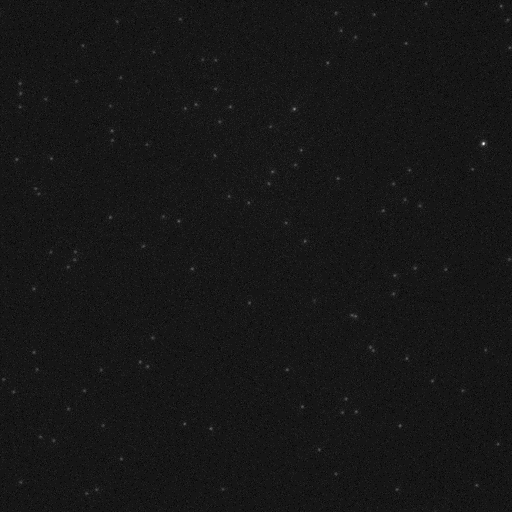
#> input picture Sample Data/1A.tif, 512 x 512 px
$ jupyter execute --allow-errors Example.ipynb
#> lines starting #> are read from the running program, lines starting #| are printed output that depends on the picture; after the words box and inside, x2 and y2 are one past the last pixel; in counts of white or black regions, pixels touching at a corner belong together
[cell 1]
import numpy as np
import pandas as pd
import matplotlib.pyplot as plt

from skimage.filters import gaussian

from skimage.morphology import skeletonize

from skimage.exposure import rescale_intensity

from skimage.measure import label, regionprops, find_contours

### Helper Functions

[cell 2]
def dist(x1, y1, x2, y2):
    """Return the euclidean distance."""
    return np.sqrt((x1-x2)**2+(y1-y2)**2)

def contour_length(data):
    """Calculate the sum of the contour length."""
    val = 0
    for i in range(len(data)):
        if i != len(data) - 1:
            val += dist(data[i, 0], data[i, 1], data[i+1, 0], data[i+1, 1])
    return (val/2) # 1 pixel = 0.17 um

def pad_image(image):
    """Pad the image to avoid issue in skeletonizing."""
    padded = np.zeros(shape=(image.shape[0]+2, image.shape[1]+2), dtype = np.uint16)
    padded[1:image.shape[0]+1, 1:image.shape[1]+1] = image
    return padded

def check_branch(image, x, y):
    """Check if a pixel is the branching point."""
    VAL = 0
    for i in (x-1, x, x+1):
        for j in (y-1, y, y+1):
            if (i == x) and (j == y):
                continue
            else:
                VAL += image[i, j]
    if VAL > 2:
        return True
    else:
        return False

def checker(tube):
    """Check if a tube is branched."""
    # blur the padded image to denoise
    blurred = gaussian(pad_image(tube.image))
    # skeletonize the tube
    candidate = skeletonize(blurred > blurred.mean())
    # travel along the tube and check if branched
    x, y = candidate.shape
    for i in range(1, x-1):
        for j in range(1, y-1):
            if candidate[i, j] and check_branch(candidate, i, j):
                return True
    return False

[cell 3]
def seed_identification(img):
    """
    Identify the seeds in the image.

    Parameters:
        img (np.array): image of the seed.

    Returns:
        seed_list (list): a list of the seed objects.
    """
    # Create binary mask
    binary = img > (img.mean() + 2 * img.std())
    # Identify connected blobs
    label_im = label(binary)
    seed_list = regionprops(label_im)
    # Remove small blobs
    seed_list = [i for i in seed_list if i.area > 5]
    return seed_list

def seeded_tube_identification(img, seeds):
    """
    Identify the tubes in the image. Note that branched structures are removed.

    Parameters:
        img (np.array): image of the tube.

        seeds (list): list of the seeds.

    Returns:
        seeded_tubes (list): a list of the seeded tube objects.

        unseeded_tubes (list): a list of the unseeded tube objects.
    """
    # Create binary mask
    binary = img > (img.mean() + 2 * img.std())
    # Identify connected blobs
    label_im = label(binary)
    tube_list = regionprops(label_im)
    # Remove small and branched structures
    tube_list = [i for i in tube_list if i.area > 10 and checker(i) == False]
    seeded_tubes, unseeded_tubes = [], []
    # Create seed location map
    seed_map = np.zeros_like(binary)
    for seed in seeds:
        minr, minc, maxr, maxc = seed.bbox
        seed_map[minr:maxr,minc:maxc] = 1
    # Identify which tubes contains seeds
    for tube in tube_list:
        minr, minc, maxr, maxc = tube.bbox
        if np.sum(seed_map[minr:maxr, minc:maxc]) > 0:
            seeded_tubes.append(tube)
        else:
            unseeded_tubes.append(tube)
    return seeded_tubes, unseeded_tubes

def tube_length_analysis(tube):
    """
    Measure the length of the tube through the tube contour.

    Parameters:
        tube: the tube object.
    Returns:
        val (float): the length of the tube, unit: pixel.
    """
    # blur the padded image to denoise
    blurred = gaussian(pad_image(tube.image))
    # Create a binary mask
    candidate = skeletonize(blurred > blurred.mean())
    # Find thr contour
    contours = find_contours(candidate, .5, fully_connected = 'high')
    # Start counting
    val = 0
    for contour in contours:
        val += contour_length(contour)
    return val

## Example - Individual Files as Input

[cell 4]
#########
# PARAM #
#########

# Load in images
seed_img = plt.imread('./Sample Data/1A.tif')
#> seed_img is the input picture: shape (512, 512) uint16; min 1011, max 6856, mean 1419.6
tube_img = plt.imread('./Sample Data/1B.tif')
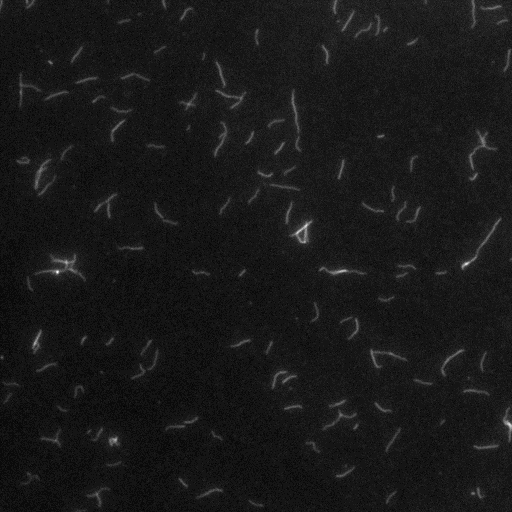
#> input picture Sample Data/1B.tif, 512 x 512 px
#> tube_img is the input picture: shape (512, 512) uint16; min 1115, max 7406, mean 1750.7
filenames = ('./Sample Data/1-seeded-tubes.csv', './Sample Data/1-unseeded-tubes.csv')

#########
# START #
#########

# Identify the seed
seed_list = seed_identification(seed_img)
#> in seed_identification, `binary = img > (img.mean() + 2 * img.std())`:
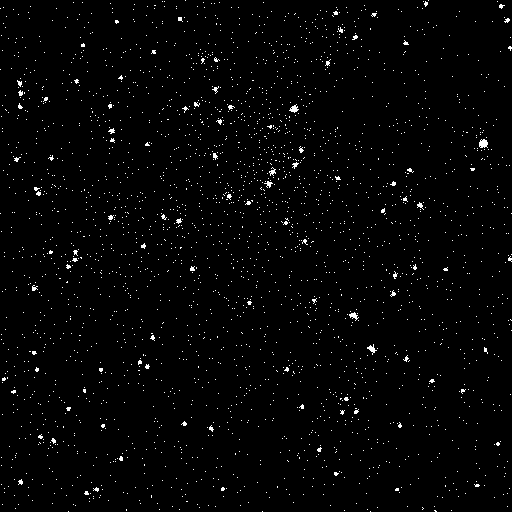
#> binary: shape (512, 512) bool; 1.7% white in thin lines or dots
#> in seed_identification, `label_im = label(binary)`:
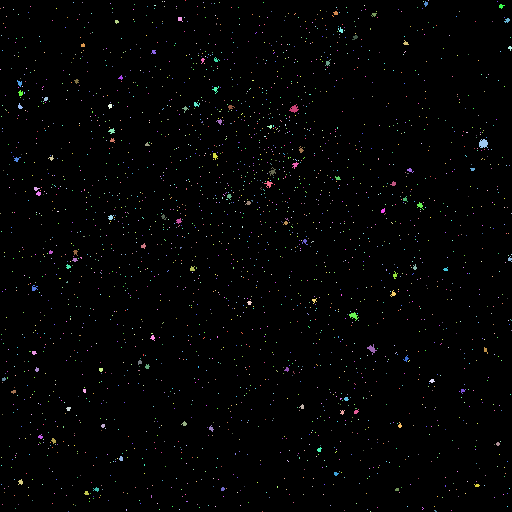
#> label_im: shape (512, 512) int32; 2609 distinct labels, from 0 to 2608; one colour per label, 0 black
#> in seed_identification, `seed_list = regionprops(label_im)`: seed_list = 2608 regions; largest, box (x1, y1, x2, y2) and area: (479, 139, 488, 148) 63, (289, 104, 299, 113) 46, (367, 344, 377, 355) 43, (349, 312, 359, 321) 41, (269, 167, 276, 176) 30
#> in seed_identification, `seed_list = [i for i in seed_list if i.area > 5]`: seed_list = 108 regions; largest, box (x1, y1, x2, y2) and area: (479, 139, 488, 148) 63, (289, 104, 299, 113) 46, (367, 344, 377, 355) 43, (349, 312, 359, 321) 41, (269, 167, 276, 176) 30

# Identify seeded and unseeded tubes
seeded_tubes, unseeded_tubes = seeded_tube_identification(tube_img, seed_list)
#> in seeded_tube_identification, `binary = img > (img.mean() + 2 * img.std())`:
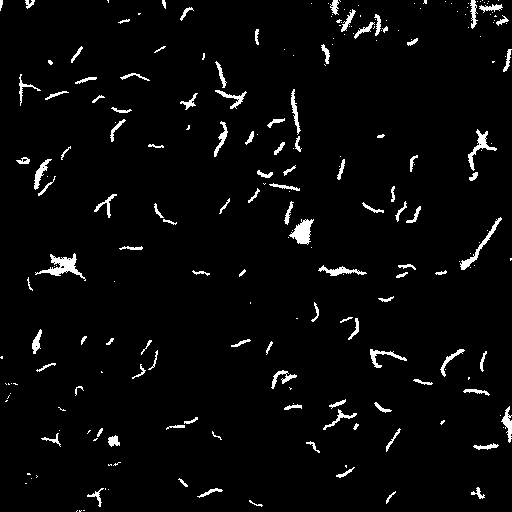
#> binary: shape (512, 512) bool; 3.4% white; 229 white regions (118 under 20 px)
#> in seeded_tube_identification, `label_im = label(binary)`:
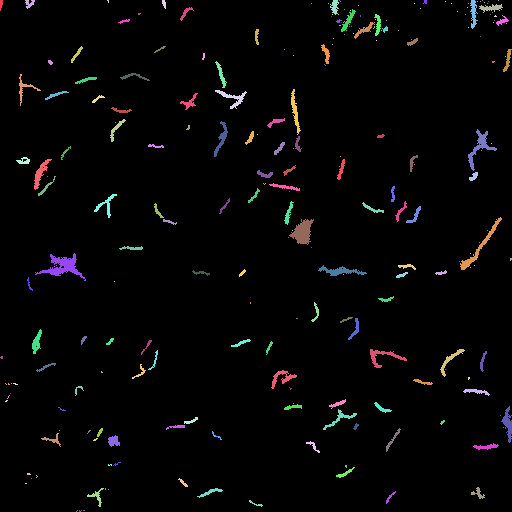
#> label_im: shape (512, 512) int32; 230 distinct labels, from 0 to 229; one colour per label, 0 black
#> in seeded_tube_identification, `tube_list = regionprops(label_im)`: tube_list = 229 regions; largest, box (x1, y1, x2, y2) and area: (35, 253, 86, 281) 453, (289, 219, 314, 245) 358, (460, 217, 502, 270) 284, (468, 129, 497, 171) 279, (318, 265, 367, 276) 214
#> in seeded_tube_identification, `tube_list = [i for i in tube_list if i.area > 10 and checker(i) == Fal..`: tube_list = 101 regions; largest, box (x1, y1, x2, y2) and area: (460, 217, 502, 270) 284, (318, 265, 367, 276) 214, (370, 349, 407, 368) 195, (34, 159, 52, 190) 180, (501, 406, 512, 443) 179
#> the loop in seeded_tube_identification, `for seed in seeds:` made 108 passes
#> (minr, minc, maxr, maxc) on passes 1 to 12: (1, 424, 7, 428), (4, 499, 9, 505), (11, 333, 15, 338), (13, 371, 17, 377), (17, 178, 22, 183), (18, 504, 23, 510), (20, 115, 24, 119), (27, 338, 33, 343), (35, 352, 40, 358), (40, 403, 45, 409), (43, 81, 47, 85), (46, 508, 51, 512)
#> after the loop in seeded_tube_identification, `for seed in seeds:`:
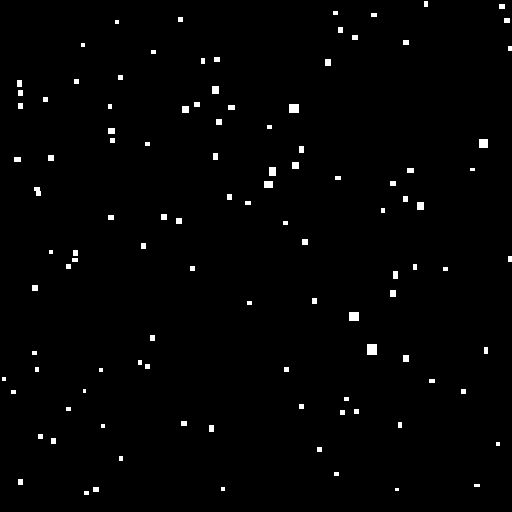
#> seed_map: shape (512, 512) bool; 1.2% white; 107 white regions (12 under 20 px)
#> the loop in seeded_tube_identification, `for tube in tube_list:` made 101 passes
#> (minr, minc, maxr, maxc) on passes 1 to 12: (0, 0, 11, 3), (0, 162, 9, 166), (0, 330, 15, 339), (0, 423, 4, 427), (0, 470, 29, 478), (4, 479, 13, 503), (7, 180, 21, 194), (9, 341, 32, 356), (14, 374, 36, 381), (19, 118, 24, 130), (19, 336, 23, 342), (22, 354, 39, 375)
#> after the loop in seeded_tube_identification, `for tube in tube_list:`: seeded_tubes = 68 regions; largest, box (x1, y1, x2, y2) and area: (370, 349, 407, 368) 195, (34, 159, 52, 190) 180, (291, 89, 301, 135) 161, (214, 121, 228, 157) 152, (32, 329, 42, 354) 126; unseeded_tubes = 33 regions; largest, box (x1, y1, x2, y2) and area: (460, 217, 502, 270) 284, (318, 265, 367, 276) 214, (501, 406, 512, 443) 179, (440, 349, 465, 377) 136, (470, 0, 478, 29) 126

# Create the dataframe (Excel sheet) for the tubes
seeded_tube_length = []
for i in range(len(seeded_tubes)):
    seeded_tube_length.append(tube_length_analysis(seeded_tubes[i]))
#> this loop made 68 passes
#> contours in tube_length_analysis on passes 1 to 12: 1 point arrays, longest 39 points, 1 point arrays, longest 7 points, 1 point arrays, longest 49 points, 1 point arrays, longest 51 points, 1 point arrays, longest 69 points, 1 point arrays, longest 53 points, 1 point arrays, longest 29 points, 1 point arrays, longest 69 points, 1 point arrays, longest 29 points, 1 point arrays, longest 45 points, 1 point arrays, longest 51 points, 1 point arrays, longest 31 points
unseeded_tube_length = []
for i in range(len(unseeded_tubes)):
    unseeded_tube_length.append(tube_length_analysis(unseeded_tubes[i]))
#> this loop made 33 passes

seeded_tube_df = pd.DataFrame({"id": range(len(seeded_tubes)),
                               "length (px)": seeded_tube_length,
                               "length (um)": [val*0.17 for val in seeded_tube_length]})

unseeded_tube_df = pd.DataFrame({"id": range(len(unseeded_tubes)),
                                 "length (px)": unseeded_tube_length,
                                 "length (um)": [val*0.17 for val in unseeded_tube_length]})

# Tube Visualization
figure = plt.figure(figsize=(16, 8), dpi = 90)
plt.subplot(1, 2, 1)
plt.title("Seed Image", fontsize = 15, weight = 'bold')
p2, p98 = np.percentile(seed_img, (2, 98))
img_rescale = rescale_intensity(seed_img, in_range=(p2, p98))
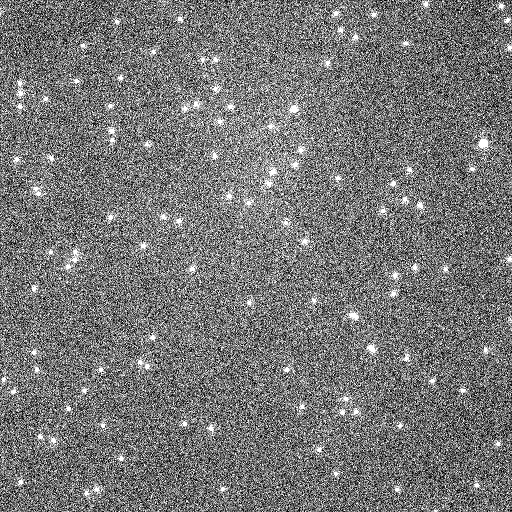
#> img_rescale: shape (512, 512) uint16; min 0, max 65535, mean 30590.6; drawn with min black and max white
plt.imshow(seed_img > (seed_img.mean() + 2 * seed_img.std()), cmap = "gray")
plt.axis(False)

ax = plt.subplot(1, 2, 2)
plt.title("Tube Image", fontsize = 15, weight = 'bold')
p2, p98 = np.percentile(tube_img, (2, 98))
img_rescale = rescale_intensity(tube_img, in_range=(p2, p98))
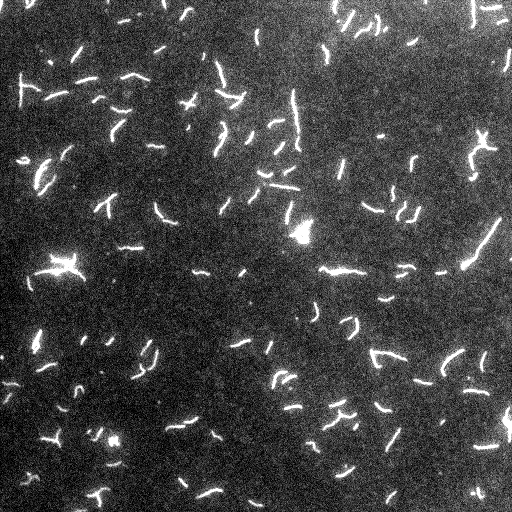
#> img_rescale: shape (512, 512) uint16; min 0, max 65535, mean 17823; drawn with min black and max white
plt.imshow(tube_img > (tube_img.mean() + 2 * tube_img.std()), cmap = "gray")

# Plot seeded tubes
for i in range(len(seeded_tubes)):
    minr, minc, maxr, maxc = seeded_tubes[i].bbox
    rect = plt.Rectangle((minc, minr), maxc - minc, maxr - minr,
                              fill=False, edgecolor='red', linewidth=2, alpha=.5)
    ax.add_patch(rect)
    ax.text(maxc - 5, maxr + 5, str(i), color = 'red', fontsize = 15)
#> this loop made 68 passes

# Plot unseeded tubes
for i in range(len(unseeded_tubes)):
    minr, minc, maxr, maxc = unseeded_tubes[i].bbox
    rect = plt.Rectangle((minc, minr), maxc - minc, maxr - minr,
                              fill=False, edgecolor='blue', linewidth=2, alpha=.5)
    ax.add_patch(rect)
    ax.text(maxc - 5, maxr + 5, str(i), color = 'blue', fontsize = 15)

plt.axis(False)

plt.tight_layout()
plt.show()
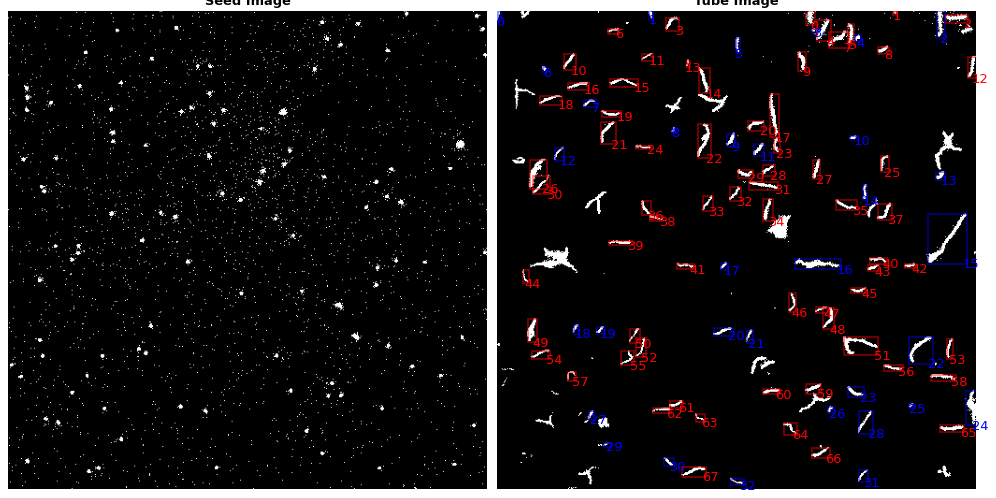
#> figure drawn by matplotlib, 2 panels

# Length Distribution
figure = plt.figure(figsize=(16, 4), dpi = 90)

plt.subplot(1, 2, 1)

plt.hist(seeded_tube_df["length (um)"], bins = 20, color = "gray")
plt.title("Lengths of Seeded Tubes", fontsize = 15, weight = 'bold')
plt.xticks(fontsize = 10, weight = 'bold')
plt.yticks(fontsize = 10, weight = 'bold')
plt.xlabel("$\mu$m", fontsize = 15, weight = 'bold')
plt.ylabel("counts", fontsize = 15, weight = 'bold')

plt.subplot(1, 2, 2)
plt.hist(unseeded_tube_df["length (um)"], bins = 20, color = "gray")
plt.title("Lengths of Unseeded Tubes", fontsize = 15, weight = 'bold')
plt.xticks(fontsize = 10, weight = 'bold')
plt.yticks(fontsize = 10, weight = 'bold')
plt.xlabel("$\mu$m", fontsize = 15, weight = 'bold')
plt.ylabel("counts", fontsize = 15, weight = 'bold')

plt.tight_layout()
plt.show()
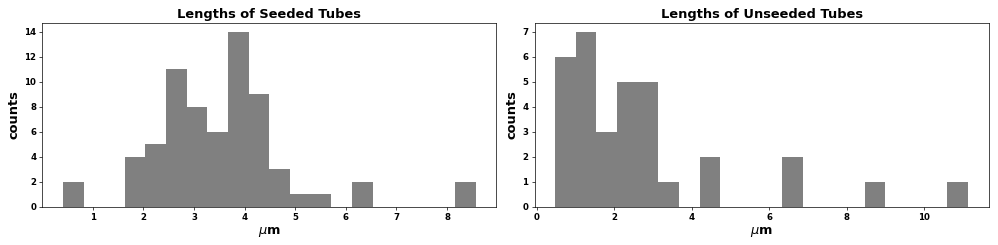
#> figure drawn by matplotlib, 2 panels; panel 1: tallest bar 14 high, from x = 3.67 to 4.08; panel 2: tallest bar 7 high, from x = 1.01 to 1.55

# Save data to CSV files
seeded_tube_df.to_csv(filenames[0], index=False)
unseeded_tube_df.to_csv(filenames[1], index=False)

## Example - Folder as Input

[cell 5]
#########
# PARAM #
#########

# Folder

foldername = "./Sample Data/"
num = 2

#########
# START #
#########

seeded_tube_df_master = pd.DataFrame()
unseeded_tube_df_master = pd.DataFrame()

#> (the rest of this cell did not finish here and is left out)

#> the loop in seeded_tube_identification (call 2), `for seed in seeds:` made 108 passes
#> the loop in seeded_tube_identification (call 2), `for tube in tube_list:` made 101 passes
#> the loop `for i in range(len(seeded_tubes)):` made 68 passes
#> the loop `for i in range(len(unseeded_tubes)):` made 33 passes

    # Create the dataframe (Excel sheet) for the tubes
    seeded_tube_length = []
    for i in range(len(seeded_tubes)):
        seeded_tube_length.append(tube_length_analysis(seeded_tubes[i]))
    unseeded_tube_length = []
    for i in range(len(unseeded_tubes)):
        unseeded_tube_length.append(tube_length_analysis(unseeded_tubes[i]))

    seeded_tube_df = pd.DataFrame({"id": range(len(seeded_tubes)),
                                   "length (px)": seeded_tube_length,
                                   "length (um)": [val*0.17 for val in seeded_tube_length]})

    unseeded_tube_df = pd.DataFrame({"id": range(len(unseeded_tubes)),
                                     "length (px)": unseeded_tube_length,
                                     "length (um)": [val*0.17 for val in unseeded_tube_length]})

    # Tube Visualization
    figure = plt.figure(figsize=(16, 8), dpi = 90)
    plt.subplot(1, 2, 1)
    plt.title("Seed Image", fontsize = 15, weight = 'bold')
    p2, p98 = np.percentile(seed_img, (2, 98))
    img_rescale = rescale_intensity(seed_img, in_range=(p2, p98))
    plt.imshow(seed_img > (seed_img.mean() + 2 * seed_img.std()), cmap = "gray")
    plt.axis(False)

    ax = plt.subplot(1, 2, 2)
    plt.title("Tube Image", fontsize = 15, weight = 'bold')
    p2, p98 = np.percentile(tube_img, (2, 98))
    img_rescale = rescale_intensity(tube_img, in_range=(p2, p98))
    plt.imshow(tube_img > (tube_img.mean() + 2 * tube_img.std()), cmap = "gray")

    # Plot seeded tubes
    for i in range(len(seeded_tubes)):
        minr, minc, maxr, maxc = seeded_tubes[i].bbox
        rect = plt.Rectangle((minc, minr), maxc - minc, maxr - minr,
                                  fill=False, edgecolor='red', linewidth=2, alpha=.5)
        ax.add_patch(rect)
        ax.text(maxc - 5, maxr + 5, str(i), color = 'red', fontsize = 15)

    # Plot unseeded tubes
    for i in range(len(unseeded_tubes)):
        minr, minc, maxr, maxc = unseeded_tubes[i].bbox
        rect = plt.Rectangle((minc, minr), maxc - minc, maxr - minr,
                                  fill=False, edgecolor='blue', linewidth=2, alpha=.5)
        ax.add_patch(rect)
        ax.text(maxc - 5, maxr + 5, str(i), color = 'blue', fontsize = 15)

    plt.axis(False)

    plt.tight_layout()
    plt.show()

    # Length Distribution
    figure = plt.figure(figsize=(16, 4), dpi = 90)

    plt.subplot(1, 2, 1)

    plt.hist(seeded_tube_df["length (um)"], bins = 20, color = "gray")
    plt.title("Lengths of Seeded Tubes", fontsize = 15, weight = 'bold')
    plt.xticks(fontsize = 10, weight = 'bold')
    plt.yticks(fontsize = 10, weight = 'bold')
    plt.xlabel("$\mu$m", fontsize = 15, weight = 'bold')
    plt.ylabel("counts", fontsize = 15, weight = 'bold')

    plt.subplot(1, 2, 2)
    plt.hist(unseeded_tube_df["length (um)"], bins = 20, color = "gray")
    plt.title("Lengths of Unseeded Tubes", fontsize = 15, weight = 'bold')
    plt.xticks(fontsize = 10, weight = 'bold')
    plt.yticks(fontsize = 10, weight = 'bold')
    plt.xlabel("$\mu$m", fontsize = 15, weight = 'bold')
    plt.ylabel("counts", fontsize = 15, weight = 'bold')

    plt.tight_layout()
    plt.show()

    # Save data to CSV files
    seeded_tube_df.to_csv(filenames[0], index=False)
    unseeded_tube_df.to_csv(filenames[1], index=False)

    # Append to master csv
    seeded_tube_df["img"] = n+1
    unseeded_tube_df["img"] = n+1
    seeded_tube_df_master = pd.concat((seeded_tube_df_master, seeded_tube_df))
    unseeded_tube_df_master = pd.concat((unseeded_tube_df_master, unseeded_tube_df))

seeded_tube_df_master.to_csv(foldername+"all-seeded-tubes.csv", index=False)
unseeded_tube_df_master.to_csv(foldername+"all-unseeded-tubes.csv", index=False)
